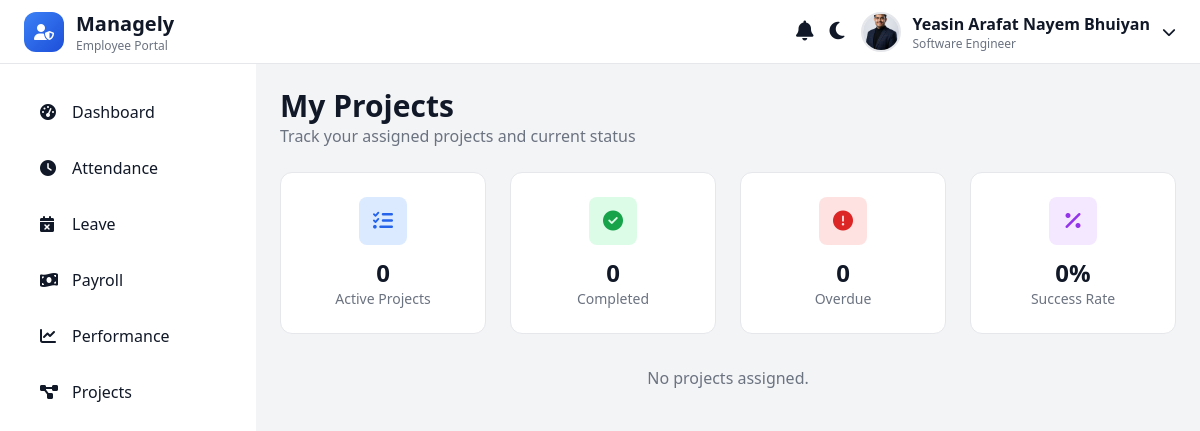
The page /employees/projects/ (signed in) on the database its author committed.
### accounts/models.py (models this page shows, shortened)
class EmployeeProfile(models.Model):
    employee_id = models.CharField(max_length=20, unique=True, blank=True)
    full_name = models.CharField(max_length=100, blank=True, null=True)
    phone = models.CharField(max_length=15)
    department = models.ForeignKey(
        'adminpanel.Department',
        on_delete=models.SET_NULL,
        null=True,
        blank=True,
        related_name="employees"
    )
    designation = models.CharField(max_length=50, blank=True, null=True)
    role = models.CharField(max_length=50, blank=True, null=True)
    joining_date = models.DateField(blank=True, null=True)
    avatar = models.ImageField(upload_to='avatars/', blank=True, null=True)
    gender = models.CharField(max_length=10, choices=GENDER_CHOICES, blank=True, null=True)
    password = models.CharField(max_length=128)
    temp_password = models.CharField(max_length=20, blank=True)
    first_login = models.BooleanField(default=True)
    email = models.EmailField(blank=True, null=True)
    address = models.TextField(blank=True, null=True)
    emergency_name = models.CharField(max_length=100, blank=True, null=True)
    emergency_relation = models.CharField(max_length=50, blank=True, null=True)
    emergency_contact = models.CharField(max_length=20, blank=True, null=True)
    emergency_address = models.TextField(blank=True, null=True)
    is_active = models.BooleanField(default=True)

### employees/views.py (the view)
# urls.py: path('projects/', views.projects_view, name='projects'),
def projects_view(request):
    employee = get_logged_in_employee(request)
    if not employee:
        return redirect("accounts:login")
    projects = Project.objects.filter(assigned_to=employee)
    for project in projects:
        status_info = get_project_status(project)
        project.dynamic_status = status_info["label"]
        project.status_badge = status_info["badge"]
    success_rate = (
        round(sum(p.progress for p in projects) / projects.count())
        if projects.exists()
        else 0
    )
    project_stats = [
        {
            "label": "Active Projects",
            "value": len([p for p in projects if p.dynamic_status == "In Progress"]),
            "icon": "fas fa-tasks",
            "icon_color": "text-blue-600",
            "icon_bg": "bg-blue-100 dark:bg-blue-900"
        },
        {
            "label": "Completed",
            "value": len([p for p in projects if p.dynamic_status == "Completed"]),
            "icon": "fas fa-check-circle",
            "icon_color": "text-green-600",
            "icon_bg": "bg-green-100 dark:bg-green-900"
        },
        {
            "label": "Overdue",
            "value": len([p for p in projects if p.dynamic_status == "Overdue"]),
            "icon": "fas fa-exclamation-circle",
            "icon_color": "text-red-600",
            "icon_bg": "bg-red-100 dark:bg-red-900"
        },
        {
            "label": "Success Rate",
            "value": f"{success_rate}%",
            "icon": "fas fa-percentage",
            "icon_color": "text-purple-600",
            "icon_bg": "bg-purple-100 dark:bg-purple-900"
        },
    ]
    return render(request, "projects.html", {
        "projects": projects,
        "project_stats": project_stats,
    })

### accounts/context_processors.py (called while the page is built)
def global_employee(request):
    employee_id = request.session.get("employee_id")
    if employee_id:
        try:
            profile = EmployeeProfile.objects.get(employee_id=employee_id)
        except EmployeeProfile.DoesNotExist:
            profile = None
        return {
            "global_profile": profile
        }
    return {
        "global_profile": None
    }

### employees/context_processors.py (called while the page is built)
def notifications_processor(request):
    if request.user.is_authenticated:
        return base_notifications(request)
    return {"notifications": [], "unread_count": 0}

### employees/views.py (called while the page is built)
def get_logged_in_employee(request):
    employee_id = request.session.get('employee_id')
    if not employee_id:
        return None
    try:
        return EmployeeProfile.objects.get(employee_id=employee_id)
    except EmployeeProfile.DoesNotExist:
        return None

def base_notifications(request):
    employee_id = request.session.get("employee_id")
    notifications = []
    unread_count = 0
    if employee_id:
        try:
            employee = EmployeeProfile.objects.get(employee_id=employee_id)
            notifications_qs = Notification.objects.filter(employee=employee).order_by("-timestamp")[:20]
            notifications = list(notifications_qs)
            unread_count = Notification.objects.filter(employee=employee, is_read=False).count()
            for n in notifications:
                n.time_display = timezone.localtime(n.timestamp).strftime("%b %d, %H:%M")
        except EmployeeProfile.DoesNotExist:
            notifications = []
            unread_count = 0
    return {
        "notifications": notifications,
        "unread_count": unread_count,
    }

### employees/templates/projects.html (shortened to what this page needs)
{% load static %}
<!DOCTYPE html>
<html lang="en" class="scroll-smooth">
<head>
  <script src="https://cdn.tailwindcss.com"></script>
  <link
    rel="stylesheet"
    href="https://cdnjs.cloudflare.com/ajax/libs/font-awesome/6.5.0/css/all.min.css"
  />
</head>
<body class="bg-gray-100 dark:bg-gray-900 text-gray-900 dark:text-gray-100 transition-colors">
  {% include "sideandtopbar.html" %}
  <main class="p-6 md:ml-64 mt-16">
    <div class="mb-6">
      <h1 class="text-3xl font-bold">My Projects</h1>
      <p class="text-gray-500 dark:text-gray-400">
        Track your assigned projects and current status
      </p>
    </div>
    <div class="grid grid-cols-1 md:grid-cols-4 gap-6 mb-8">
      {% for stat in project_stats %}
      <div class="bg-white dark:bg-gray-800 rounded-xl p-6 border border-gray-200 dark:border-gray-700 text-center">
        <div class="w-12 h-12 {{ stat.icon_bg }} rounded-lg flex items-center justify-center mx-auto mb-3">
          <i class="{{ stat.icon }} {{ stat.icon_color }} text-xl"></i>
        </div>
        <p class="text-2xl font-bold">{{ stat.value }}</p>
        <p class="text-sm text-gray-500 dark:text-gray-400">{{ stat.label }}</p>
      </div>
      {% endfor %}
    </div>
    <div class="space-y-6">
      {% for project in projects %}
      <div class="bg-white dark:bg-gray-800 rounded-xl p-6 border border-gray-200 dark:border-gray-700">
        <div class="flex flex-col md:flex-row md:items-center md:justify-between gap-4 mb-4">
          <div>
            <h3 class="text-lg font-semibold">{{ project.title }}</h3>
            <p class="text-gray-500 dark:text-gray-400 text-sm">
              {{ project.description }}
            </p>
          </div>
          <span class="px-3 py-1 text-xs font-semibold rounded-full {{ project.status_badge }}">
            {{ project.dynamic_status }}
          </span>
        </div>
        <div class="grid grid-cols-1 md:grid-cols-3 gap-6 mb-4">
          <div>
            <p class="text-sm text-gray-500 dark:text-gray-400 mb-1">Progress</p>
            <div class="flex items-center gap-3">
              <div class="flex-1 bg-gray-200 dark:bg-gray-700 rounded-full h-2 overflow-hidden">
                <div
                  class="h-2 bg-blue-600 rounded-full progress-bar"
                  style="width: {{ project.progress }}%">
                </div>
              </div>
              <span class="text-sm font-medium">{{ project.progress }}%</span>
            </div>
          </div>
          <div>
            <p class="text-sm text-gray-500 dark:text-gray-400 mb-1">Due Date</p>
            <p class="font-medium">{{ project.due_date }}</p>
          </div>
          <div>
            <p class="text-sm text-gray-500 dark:text-gray-400 mb-1">Priority</p>
            <span class="inline-block px-2 py-1 text-xs font-semibold rounded-full
              {% if project.priority == 'High' %}
                bg-red-100 text-red-800 dark:bg-red-900 dark:text-red-200
              {% elif project.priority == 'Medium' %}
                bg-yellow-100 text-yellow-800 dark:bg-yellow-900 dark:text-yellow-200
              {% else %}
                bg-green-100 text-green-800 dark:bg-green-900 dark:text-green-200
              {% endif %}
            ">
              {{ project.priority }}
            </span>
          </div>
        </div>
        <div class="flex items-center justify-between">
          <div class="flex items-center gap-2">
            <div class="w-7 h-7 bg-blue-600 rounded-full flex items-center justify-center text-white text-xs font-semibold">
              {{ project.assigned_by|slice:":2"|upper }}
            </div>
            <span class="text-sm text-gray-500 dark:text-gray-400">
              Assigned by {{ project.assigned_by }}
            </span>
          </div>
          <a
            href="{% url 'employees:project_detail' project.id %}"
            class="text-blue-600 dark:text-blue-400 hover:underline text-sm font-medium"
          >
            View Details →
          </a>
        </div>
      </div>
      {% empty %}
      <p class="text-center text-gray-500 dark:text-gray-400">
        No projects assigned.
      </p>
      {% endfor %}
    </div>
  </main>
</body>
</html>

### employees/templates/sideandtopbar.html (shortened to what this page needs)
{% load static %}
<!DOCTYPE html>
<html lang="en" class="scroll-smooth">
<head>
  <link rel="stylesheet" href="{% static 'css/theme.css' %}" />
  <script src="https://cdn.tailwindcss.com"></script>
  <link
    rel="stylesheet"
    href="https://cdnjs.cloudflare.com/ajax/libs/font-awesome/6.5.0/css/all.min.css"
  />
</head>
<body class="bg-gray-100 dark:bg-gray-900 text-gray-900 dark:text-gray-100 transition-colors duration-300">
  <header class="fixed top-0 left-0 right-0 h-16 bg-white dark:bg-gray-800 border-b border-gray-200 dark:border-gray-700 flex items-center justify-between px-6 z-50">
    <div class="flex items-center gap-4">
      <div class="flex items-center gap-3">
        <div class="w-10 h-10 bg-gradient-to-br from-blue-500 to-blue-700 rounded-xl flex items-center justify-center">
          <i class="fas fa-user-shield text-white"></i>
        </div>
        <div>
          <h1 class="text-xl font-bold">Managely</h1>
          <p class="text-xs text-gray-500 dark:text-gray-400">Employee Portal</p>
        </div>
      </div>
    </div>
    <div class="flex items-center gap-4">
      <div class="relative">
        <button id="notification-btn" class="relative focus:outline-none">
          <i class="fas fa-bell text-xl"></i>
        </button>
      </div>
      <button id="theme-toggle">
        <i id="theme-icon" class="fas fa-moon text-xl"></i>
      </button>
      <div class="relative">
        <button id="profile-dropdown-btn" class="flex items-center gap-3">
          {% if global_profile.avatar and global_profile.avatar.name %}
            <img src="{{ global_profile.avatar.url }}" alt="Avatar" class="w-10 h-10 rounded-full border-2 border-primary object-cover">
          {% else %}
            <img src="https://i.pravatar.cc/150?img=10" alt="Avatar" class="w-10 h-10 rounded-full border-2 border-primary object-cover">
          {% endif %}
          <div class="hidden md:block text-left">
            <p class="font-semibold">{{ global_profile.full_name|default:"User" }}</p>
            <p class="text-xs text-gray-500 dark:text-gray-400">{{ global_profile.designation|default:"Employee" }}</p>
          </div>
          <i class="fas fa-chevron-down text-sm"></i>
        </button>
      </div>
    </div>
  </header>
  <aside id="sidebar" class="fixed top-16 left-0 w-64 bg-white dark:bg-gray-800 min-h-screen transform -translate-x-full md:translate-x-0 transition-transform duration-300 z-40">
    <nav class="p-6">
      <ul class="space-y-2">
        <li><a href="{% url 'employees:dashboard' %}" class="flex items-center px-4 py-3 rounded-lg hover:bg-gray-200 dark:hover:bg-gray-700"><i class="fas fa-tachometer-alt w-5 mr-3"></i> Dashboard</a></li>
        <li><a href="{% url 'employees:attendance' %}" class="flex items-center px-4 py-3 rounded-lg hover:bg-gray-200 dark:hover:bg-gray-700"><i class="fas fa-clock w-5 mr-3"></i> Attendance</a></li>
        <li><a href="{% url 'employees:leave' %}" class="flex items-center px-4 py-3 rounded-lg hover:bg-gray-200 dark:hover:bg-gray-700"><i class="fas fa-calendar-times w-5 mr-3"></i> Leave</a></li>
        <li><a href="{% url 'employees:payroll' %}" class="flex items-center px-4 py-3 rounded-lg hover:bg-gray-200 dark:hover:bg-gray-700"><i class="fas fa-money-bill-wave w-5 mr-3"></i> Payroll</a></li>
        <li><a href="{% url 'employees:performance' %}" class="flex items-center px-4 py-3 rounded-lg hover:bg-gray-200 dark:hover:bg-gray-700"><i class="fas fa-chart-line w-5 mr-3"></i> Performance</a></li>
        <li><a href="{% url 'employees:projects' %}" class="flex items-center px-4 py-3 rounded-lg hover:bg-gray-200 dark:hover:bg-gray-700"><i class="fas fa-project-diagram w-5 mr-3"></i> Projects</a></li>
      </ul>
    </nav>
  </aside>
</body>
</html>

### static/css/theme.css (style rules this page uses)
body { box-sizing: border-box; }

### rows shown on the page
EmployeeProfile: avatar (picture), full_name "Yeasin Arafat Nayem Bhuiyan", designation "Software Engineer"

### other values the page prints
{{ stat.value }} "0" "0" "0" "0%"
{{ stat.label }} "Active Projects" "Completed" "Overdue" "Success Rate"
